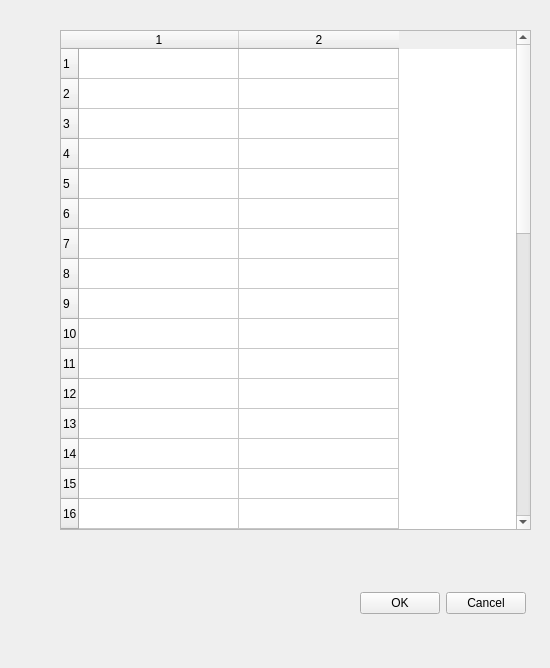
<?xml version="1.0" encoding="UTF-8"?>
<ui version="4.0">
 <class>ChannelLabelsEditor</class>
 <widget class="QDialog" name="ChannelLabelsEditor">
  <property name="geometry">
   <rect>
    <x>0</x>
    <y>0</y>
    <width>550</width>
    <height>668</height>
   </rect>
  </property>
  <property name="windowTitle">
   <string>Dialog</string>
  </property>
  <widget class="QDialogButtonBox" name="buttonBox">
   <property name="geometry">
    <rect>
     <x>190</x>
     <y>430</y>
     <width>341</width>
     <height>32</height>
    </rect>
   </property>
   <property name="orientation">
    <enum>Qt::Horizontal</enum>
   </property>
   <property name="standardButtons">
    <set>QDialogButtonBox::Cancel|QDialogButtonBox::Ok</set>
   </property>
  </widget>
  <widget class="QTableWidget" name="tableWidget">
   <property name="geometry">
    <rect>
     <x>60</x>
     <y>30</y>
     <width>471</width>
     <height>500</height>
    </rect>
   </property>
   <property name="sizePolicy">
    <sizepolicy hsizetype="Expanding" vsizetype="Expanding">
     <horstretch>1</horstretch>
     <verstretch>1</verstretch>
    </sizepolicy>
   </property>
   <property name="minimumSize">
    <size>
     <width>471</width>
     <height>500</height>
    </size>
   </property>
   <property name="gridStyle">
    <enum>Qt::SolidLine</enum>
   </property>
   <property name="rowCount">
    <number>40</number>
   </property>
   <property name="columnCount">
    <number>2</number>
   </property>
   <attribute name="horizontalHeaderDefaultSectionSize">
    <number>160</number>
   </attribute>
   <attribute name="horizontalHeaderMinimumSectionSize">
    <number>100</number>
   </attribute>
   <row/>
   <row/>
   <row/>
   <row/>
   <row/>
   <row/>
   <row/>
   <row/>
   <row/>
   <row/>
   <row/>
   <row/>
   <row/>
   <row/>
   <row/>
   <row/>
   <row/>
   <row/>
   <row/>
   <row/>
   <row/>
   <row/>
   <row/>
   <row/>
   <row/>
   <row/>
   <row/>
   <row/>
   <row/>
   <row/>
   <row/>
   <row/>
   <row/>
   <row/>
   <row/>
   <row/>
   <row/>
   <row/>
   <row/>
   <row/>
   <column/>
   <column/>
   <item row="0" column="0">
    <property name="text">
     <string/>
    </property>
   </item>
   <item row="0" column="1">
    <property name="text">
     <string/>
    </property>
   </item>
  </widget>
  <widget class="QDialogButtonBox" name="buttonBox_2">
   <property name="geometry">
    <rect>
     <x>350</x>
     <y>590</y>
     <width>176</width>
     <height>27</height>
    </rect>
   </property>
   <property name="standardButtons">
    <set>QDialogButtonBox::Cancel|QDialogButtonBox::Ok</set>
   </property>
  </widget>
 </widget>
 <resources/>
 <connections>
  <connection>
   <sender>buttonBox</sender>
   <signal>accepted()</signal>
   <receiver>ChannelLabelsEditor</receiver>
   <slot>accept()</slot>
   <hints>
    <hint type="sourcelabel">
     <x>248</x>
     <y>254</y>
    </hint>
    <hint type="destinationlabel">
     <x>157</x>
     <y>274</y>
    </hint>
   </hints>
  </connection>
  <connection>
   <sender>buttonBox</sender>
   <signal>rejected()</signal>
   <receiver>ChannelLabelsEditor</receiver>
   <slot>reject()</slot>
   <hints>
    <hint type="sourcelabel">
     <x>316</x>
     <y>260</y>
    </hint>
    <hint type="destinationlabel">
     <x>286</x>
     <y>274</y>
    </hint>
   </hints>
  </connection>
 </connections>
</ui>
